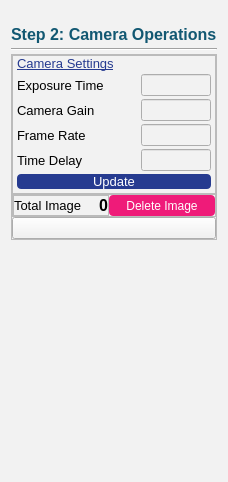
          <widget class="QWidget" name="camera_Page">
           <property name="styleSheet">
            <string notr="true">background-color:#f2f2f2;

</string>
           </property>
           <layout class="QVBoxLayout" name="verticalLayout_18">
            <property name="spacing">
             <number>4</number>
            </property>
            <property name="topMargin">
             <number>25</number>
            </property>
            <item alignment="Qt::AlignHCenter">
             <widget class="QLabel" name="step2_Label">
              <property name="maximumSize">
               <size>
                <width>16777215</width>
                <height>20</height>
               </size>
              </property>
              <property name="font">
               <font>
                <family>Arial</family>
                <pointsize>12</pointsize>
                <weight>75</weight>
                <bold>true</bold>
               </font>
              </property>
              <property name="styleSheet">
               <string notr="true">color:#125872;</string>
              </property>
              <property name="text">
               <string>Step 2: Camera Operations</string>
              </property>
             </widget>
            </item>
            <item>
             <widget class="Line" name="step2_line">
              <property name="maximumSize">
               <size>
                <width>16777215</width>
                <height>2</height>
               </size>
              </property>
              <property name="orientation">
               <enum>Qt::Horizontal</enum>
              </property>
             </widget>
            </item>
            <item>
             <widget class="QFrame" name="frame_5">
              <property name="frameShape">
               <enum>QFrame::StyledPanel</enum>
              </property>
              <property name="frameShadow">
               <enum>QFrame::Raised</enum>
              </property>
              <layout class="QVBoxLayout" name="verticalLayout_19">
               <property name="spacing">
                <number>0</number>
               </property>
               <property name="leftMargin">
                <number>0</number>
               </property>
               <property name="topMargin">
                <number>0</number>
               </property>
               <property name="rightMargin">
                <number>0</number>
               </property>
               <property name="bottomMargin">
                <number>0</number>
               </property>
               <item>
                <widget class="QFrame" name="cameraSettings_Frame">
                 <property name="maximumSize">
                  <size>
                   <width>16777215</width>
                   <height>151</height>
                  </size>
                 </property>
                 <property name="frameShape">
                  <enum>QFrame::StyledPanel</enum>
                 </property>
                 <property name="frameShadow">
                  <enum>QFrame::Raised</enum>
                 </property>
                 <layout class="QGridLayout" name="gridLayout_10">
                  <property name="leftMargin">
                   <number>4</number>
                  </property>
                  <property name="topMargin">
                   <number>0</number>
                  </property>
                  <property name="rightMargin">
                   <number>4</number>
                  </property>
                  <property name="bottomMargin">
                   <number>4</number>
                  </property>
                  <property name="horizontalSpacing">
                   <number>0</number>
                  </property>
                  <property name="verticalSpacing">
                   <number>3</number>
                  </property>
                  <item row="5" column="0" colspan="2">
                   <widget class="QPushButton" name="cameraSettingUpdate_Button">
                    <property name="maximumSize">
                     <size>
                      <width>16777215</width>
                      <height>30</height>
                     </size>
                    </property>
                    <property name="font">
                     <font>
                      <family>Arial</family>
                      <pointsize>10</pointsize>
                     </font>
                    </property>
                    <property name="styleSheet">
                     <string notr="true">QPushButton{
	color:white;
	background-color:#263B90;
	border-radius:4px;
}</string>
                    </property>
                    <property name="text">
                     <string>Update</string>
                    </property>
                   </widget>
                  </item>
                  <item row="4" column="0">
                   <widget class="QLabel" name="timeDelay_debugLabel">
                    <property name="font">
                     <font>
                      <family>Arial</family>
                      <pointsize>10</pointsize>
                     </font>
                    </property>
                    <property name="text">
                     <string>Time Delay</string>
                    </property>
                   </widget>
                  </item>
                  <item row="1" column="1" alignment="Qt::AlignRight">
                   <widget class="QLineEdit" name="exposureEntry_Debug">
                    <property name="maximumSize">
                     <size>
                      <width>70</width>
                      <height>16777215</height>
                     </size>
                    </property>
                   </widget>
                  </item>
                  <item row="3" column="1" alignment="Qt::AlignRight">
                   <widget class="QLineEdit" name="frameRateEntry_Debug">
                    <property name="maximumSize">
                     <size>
                      <width>70</width>
                      <height>16777215</height>
                     </size>
                    </property>
                   </widget>
                  </item>
                  <item row="2" column="1" alignment="Qt::AlignRight">
                   <widget class="QLineEdit" name="gainEntry_Debug">
                    <property name="maximumSize">
                     <size>
                      <width>70</width>
                      <height>16777215</height>
                     </size>
                    </property>
                   </widget>
                  </item>
                  <item row="4" column="1" alignment="Qt::AlignRight">
                   <widget class="QLineEdit" name="delayEntry_Debug">
                    <property name="maximumSize">
                     <size>
                      <width>70</width>
                      <height>16777215</height>
                     </size>
                    </property>
                   </widget>
                  </item>
                  <item row="1" column="0">
                   <widget class="QLabel" name="exposureTime_debugLabel">
                    <property name="font">
                     <font>
                      <family>Arial</family>
                      <pointsize>10</pointsize>
                     </font>
                    </property>
                    <property name="text">
                     <string>Exposure Time</string>
                    </property>
                   </widget>
                  </item>
                  <item row="3" column="0">
                   <widget class="QLabel" name="frameRate_debugLabel">
                    <property name="font">
                     <font>
                      <family>Arial</family>
                      <pointsize>10</pointsize>
                     </font>
                    </property>
                    <property name="text">
                     <string>Frame Rate</string>
                    </property>
                   </widget>
                  </item>
                  <item row="2" column="0">
                   <widget class="QLabel" name="cameraGain_debugLabel">
                    <property name="font">
                     <font>
                      <family>Arial</family>
                      <pointsize>10</pointsize>
                     </font>
                    </property>
                    <property name="text">
                     <string>Camera Gain</string>
                    </property>
                   </widget>
                  </item>
                  <item row="0" column="0">
                   <widget class="QLabel" name="cameraSettings_Label">
                    <property name="maximumSize">
                     <size>
                      <width>16777215</width>
                      <height>20</height>
                     </size>
                    </property>
                    <property name="font">
                     <font>
                      <family>Arial</family>
                      <pointsize>10</pointsize>
                      <weight>50</weight>
                      <bold>false</bold>
                      <underline>true</underline>
                     </font>
                    </property>
                    <property name="styleSheet">
                     <string notr="true">color:#263B90;</string>
                    </property>
                    <property name="text">
                     <string>Camera Settings</string>
                    </property>
                   </widget>
                  </item>
                 </layout>
                </widget>
               </item>
               <item>
                <widget class="QFrame" name="frame_11">
                 <property name="sizePolicy">
                  <sizepolicy hsizetype="Expanding" vsizetype="Preferred">
                   <horstretch>0</horstretch>
                   <verstretch>0</verstretch>
                  </sizepolicy>
                 </property>
                 <property name="maximumSize">
                  <size>
                   <width>16777215</width>
                   <height>50</height>
                  </size>
                 </property>
                 <property name="frameShape">
                  <enum>QFrame::StyledPanel</enum>
                 </property>
                 <property name="frameShadow">
                  <enum>QFrame::Raised</enum>
                 </property>
                 <layout class="QHBoxLayout" name="horizontalLayout_10">
                  <property name="spacing">
                   <number>0</number>
                  </property>
                  <property name="leftMargin">
                   <number>0</number>
                  </property>
                  <property name="topMargin">
                   <number>0</number>
                  </property>
                  <property name="rightMargin">
                   <number>0</number>
                  </property>
                  <property name="bottomMargin">
                   <number>0</number>
                  </property>
                  <item alignment="Qt::AlignLeft">
                   <widget class="QFrame" name="frame_14">
                    <property name="frameShape">
                     <enum>QFrame::StyledPanel</enum>
                    </property>
                    <property name="frameShadow">
                     <enum>QFrame::Raised</enum>
                    </property>
                    <layout class="QHBoxLayout" name="horizontalLayout_9">
                     <property name="spacing">
                      <number>17</number>
                     </property>
                     <property name="leftMargin">
                      <number>0</number>
                     </property>
                     <property name="topMargin">
                      <number>0</number>
                     </property>
                     <property name="rightMargin">
                      <number>0</number>
                     </property>
                     <property name="bottomMargin">
                      <number>0</number>
                     </property>
                     <item>
                      <widget class="QLabel" name="totalImage_Label">
                       <property name="font">
                        <font>
                         <family>Arial</family>
                         <pointsize>10</pointsize>
                        </font>
                       </property>
                       <property name="text">
                        <string>Total Image</string>
                       </property>
                      </widget>
                     </item>
                     <item alignment="Qt::AlignRight">
                      <widget class="QLabel" name="totalImage_Count">
                       <property name="font">
                        <font>
                         <family>Arial</family>
                         <pointsize>12</pointsize>
                         <weight>75</weight>
                         <bold>true</bold>
                        </font>
                       </property>
                       <property name="text">
                        <string>0</string>
                       </property>
                      </widget>
                     </item>
                    </layout>
                   </widget>
                  </item>
                  <item>
                   <widget class="QPushButton" name="deleteImage_Button">
                    <property name="sizePolicy">
                     <sizepolicy hsizetype="Expanding" vsizetype="Expanding">
                      <horstretch>0</horstretch>
                      <verstretch>0</verstretch>
                     </sizepolicy>
                    </property>
                    <property name="maximumSize">
                     <size>
                      <width>112</width>
                      <height>30</height>
                     </size>
                    </property>
                    <property name="styleSheet">
                     <string notr="true">QPushButton{
	color:white;
	background-color:#EF1B79;
	border-radius:4px;
}</string>
                    </property>
                    <property name="text">
                     <string>Delete Image</string>
                    </property>
                    <property name="icon">
                     <iconset>
                      <normaloff>LOGO/bin.png</normaloff>LOGO/bin.png</iconset>
                    </property>
                    <property name="iconSize">
                     <size>
                      <width>20</width>
                      <height>20</height>
                     </size>
                    </property>
                   </widget>
                  </item>
                 </layout>
                </widget>
               </item>
               <item>
                <widget class="QPushButton" name="pushButton_4">
                 <property name="text">
                  <string/>
                 </property>
                 <property name="icon">
                  <iconset>
                   <normaloff>LOGO/capture.png</normaloff>LOGO/capture.png</iconset>
                 </property>
                 <property name="iconSize">
                  <size>
                   <width>80</width>
                   <height>80</height>
                  </size>
                 </property>
                </widget>
               </item>
              </layout>
             </widget>
            </item>
            <item>
             <spacer name="verticalSpacer_3">
              <property name="orientation">
               <enum>Qt::Vertical</enum>
              </property>
              <property name="sizeType">
               <enum>QSizePolicy::Preferred</enum>
              </property>
              <property name="sizeHint" stdset="0">
               <size>
                <width>20</width>
                <height>231</height>
               </size>
              </property>
             </spacer>
            </item>
           </layout>
          </widget>
